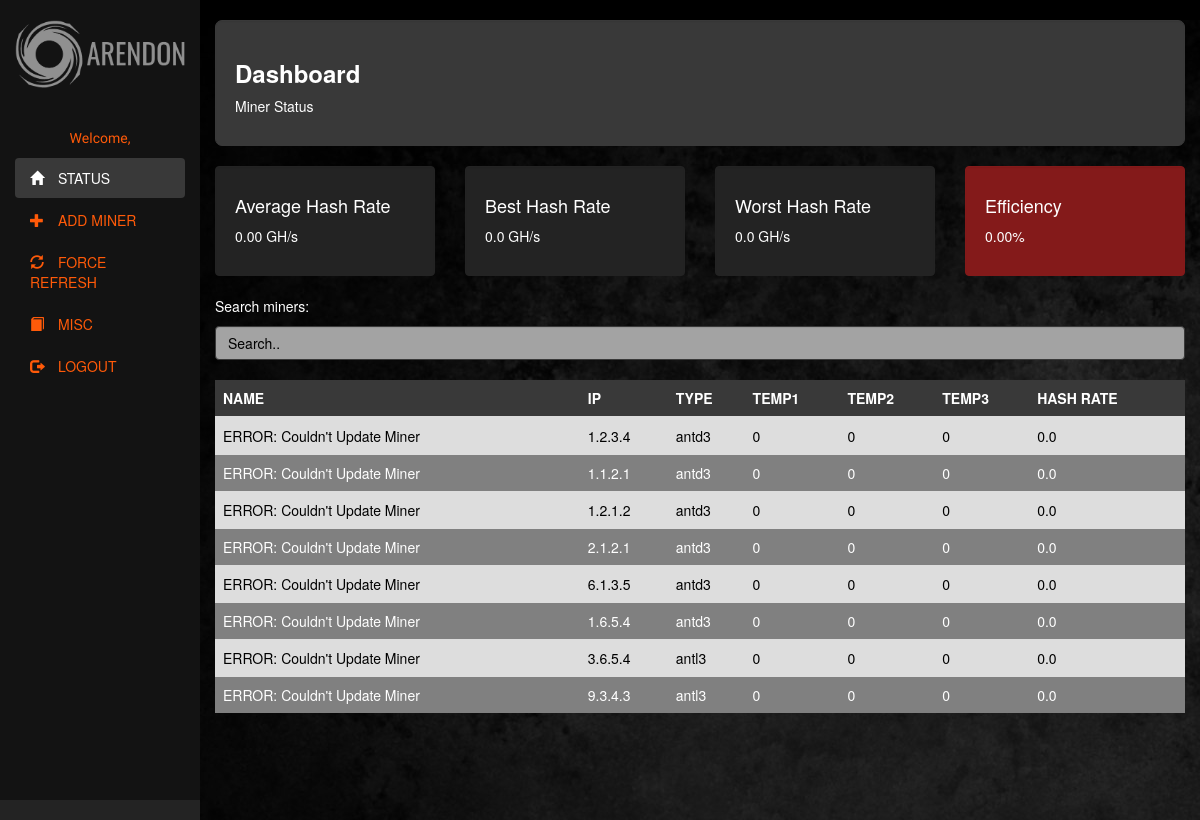
Before: / (signed in) with the older database file.
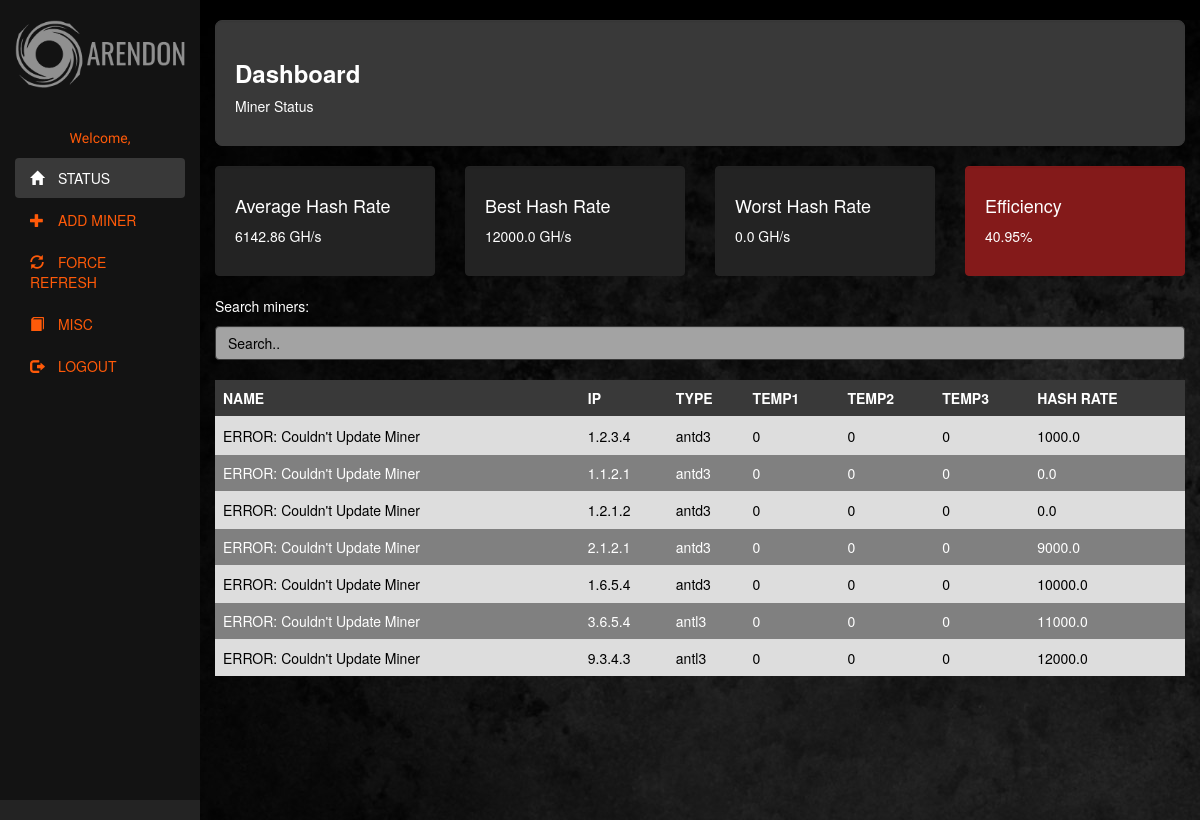
After: the same page with the newer database file.
### webapp/models.py (models this page shows)
class Miner(models.Model):
    miner_choices = (
    ('antd3','Antminer D3'),
    ('antl3', 'Antminer L3'),
)
    name = models.CharField(max_length=30)
    ip = models.GenericIPAddressField()
    type = models.CharField(max_length=20, choices=miner_choices, default='antd3')
    username = models.CharField(max_length=20, default='root')
    password = models.CharField(max_length=20, default='root')
    sshpassword = models.CharField(max_length=20, default='admin')
    pool_one = models.CharField(max_length=100, default='')
    pool_one_worker = models.CharField(max_length=70, default='')
    pool_one_password = models.CharField(max_length=30, default='')
    pool_two = models.CharField(max_length=100, default='')
    pool_two_worker = models.CharField(max_length=70, default='')
    pool_two_password = models.CharField(max_length=30, default='')
    pool_three = models.CharField(max_length=100, default='')
    pool_three_worker = models.CharField(max_length=70, default='')
    pool_three_password = models.CharField(max_length=30, default='')
    hash_rate = models.FloatField()
    chain_1_temp = models.IntegerField(default=0)
    chain_2_temp = models.IntegerField(default=0)
    chain_3_temp = models.IntegerField(default=0)
    uptime = models.CharField(max_length=20, default='XX:XX')
    asic1 = models.CharField(max_length=70, default='NONE')
    asic2 = models.CharField(max_length=70, default='NONE')
    asic3 = models.CharField(max_length=70, default='NONE')
    bitmain_vil = models.CharField(max_length=10, default='true')
    bitmain_freq = models.CharField(max_length=10, default='0')
    has_error = models.BooleanField(default=True)
    def __unicode__(self):
        return self.name

### webapp/views.py (the view)
# urls.py: url(r'^$',views.index,name='index'),
@login_required(login_url='/login/')
def index(request):
	global HASH_BENCHMARK
	global deleted
	global added
	global pool_change
	global force_ref
        global restart_fail
        global restart
	template_dict = {}
	query_list = Miner.objects.all()
	print query_list
	sum = 0.0
	counter = 0.0
	average_hash = 0.0
	high_hash = 0.0
	low_hash = 10000000000000000000.0
	has_miners = False
	for miner in query_list:
		has_miners = True
		if miner.hash_rate > high_hash:
			high_hash = miner.hash_rate
		if miner.hash_rate < low_hash:
			low_hash = miner.hash_rate
		sum = sum + miner.hash_rate
		counter = counter + 1.0
	if counter != 0.0:
		average_hash = sum/counter
	if low_hash == 10000000000000000000.0:
		low_hash = 0.0
        average_hash = "{0:.2f}".format(average_hash)
	template_dict['eff'] = "{0:.2f}".format((float(average_hash)/HASH_BENCHMARK)*100)
	template_dict['object_list'] = query_list
	template_dict['miners'] = query_list
        template_dict['avg_hash'] = average_hash
        template_dict['min_hash'] = low_hash
        template_dict['max_hash'] = high_hash
	template_dict['user'] = request.user.get_short_name()
	template_dict['has_miners'] = has_miners
	template_dict['refresh_redirect'] = '/'
	efficiency = (float(average_hash)/HASH_BENCHMARK)*100
	if efficiency < 70.0:
		template_dict['slow_hash'] = True
	else:
		template_dict['slow_hash'] = False
	if deleted:
		template_dict['deleted'] = True
		deleted = False
	else:
	 	template_dict['deleted'] = False
        if restart:
            template_dict['restart'] = True
            restart = False
            if restart_fail:
                template_dict['restart_fail'] = True
                restart_fail = False
        else:
            template_dict['restart'] = False
	if added:
		template_dict['added'] = True
		added = False
	else:
	 	template_dict['added'] = False
	if pool_change:
		template_dict['pool_change'] = True
		pool_change = False
	else:
	 	template_dict['pool_change'] = False
	if force_ref:
		template_dict['force_ref'] = True
		force_ref = False
	else:
	 	template_dict['force_ref'] = False
	return render(request,'webapp/overview.html',template_dict)

### webapp/templates/webapp/overview.html (shortened to what this page needs)
<!DOCTYPE html>
<html lang="en">
<head>
  {% load static %}
  <link rel="stylesheet" href="https://maxcdn.bootstrapcdn.com/bootstrap/3.3.7/css/bootstrap.min.css">
  <link href="https://cdnjs.cloudflare.com/ajax/libs/sweetalert/1.1.3/sweetalert.css" rel="stylesheet" />
      <div class="container-fluid">
          <div class="row content darktop">
            <div id="sidebar1" class="col-sm-2 sidenav hidden-xs" style="height:100vh">
              <br>
              <img src="/static/webapp/darkgrey.png" width="100%">
              <br>
              <br>
              <br>
              <p id='welcome' style="text-align:center;font-family: Ubuntu; ">Welcome, {{user}}</p>
              <ul id="sidebar" class="nav nav-pills nav-stacked">
                <li class="active"><a class="or" href="/">
                  <span class="glyphicon glyphicon-home"></span> STATUS</a></li>
                <li><a class="or"  href="/minerform">
                  <span class="glyphicon glyphicon-plus"></span> ADD MINER</a></li>
                <li><a class="or"  id="force" href="/force_refresh">
                  <span class="glyphicon glyphicon-refresh"></span> FORCE REFRESH</a></li>
                <li><a class="or"  href="/copyright">
                  <span class="glyphicon glyphicon-book"></span> MISC</a></li>
                <li><a class="or"  href="/logout/?next=/thanks">
                  <span class="glyphicon glyphicon-log-out"></span> LOGOUT</a></li>
              </ul><br>
            </div>
          <br>
          {% for miner in object_list %}
                  </div>
                  {% endfor %}
</head>
<body id="body" style="background-color:#232323;">
    <div class="col-sm-10 dark" style="height:100vh;">
      <div id="dash" class="well"style="border: 1px solid #393939;border-radius:7px;background-color:#393939;">
        <h3 style="font-weight: bold;color: white;">Dashboard</h3>
        <p style="color: white">Miner Status</p>
      </div>
      <div class="row">
        <div class="col-sm-3">
          <div id="avg" class="well darknav">
            <h4>Average Hash Rate</h4>
            <p>{{avg_hash}} GH/s</p>
          </div>
        </div>
        <div class="col-sm-3">
          <div id="best" class="well darknav">
            <h4>Best Hash Rate</h4>
            <p>{{max_hash}} GH/s</p>
          </div>
        </div>
        <div class="col-sm-3">
          <div id="worst" class="well darknav">
            <h4>Worst Hash Rate</h4>
            <p>{{min_hash}} GH/s</p>
          </div>
        </div>
        <div class="col-sm-3">
          {% if slow_hash and has_miners%}
          <div class="well" style="color: white; background-color:#841a1a;border-color:#841a1a;">
            <h4>Efficiency</h4>
            <p>{{eff}}%</p>
          {% else %}
          <div class="well darknav">
            <h4>Efficiency</h4>
            <p>{{eff}}%</p>
          {% endif %}
          </div>
        </div>
      </div>
    {% if has_miners %}
    <p style="color:white;">Search miners:</p>
    <input class="form-control pool_dark" id="myInput" type="text" placeholder="Search.." >
      <br>
      <div id="miners" >
            <table id='table' class="table table-striped">
                    <thead style="color:white; background-color:#393939">
                    <tr>
                        <th scope="col">NAME</th>
                        <th scope="col">IP</th>
                        <th scope="col">TYPE</th>
                        <th scope="col">TEMP1</th>
                        <th scope="col">TEMP2</th>
                        <th scope="col">TEMP3</th>
                        <th scope="col">HASH RATE</th>
                    </tr>
                    </thead>
                    <tbody id="minertab">
                    {% for miner in object_list %}
                    <tr data-toggle="modal" data-target="#{{miner.id}}Modal">
                    {% if not miner.has_error %}
                    <td class="classify-bad">{{ miner.name }}</td>
                    <td class="classify-bad">{{ miner.ip }}</td>
                    <td class="classify-bad">{{ miner.type }}</td>
                    <td class="classify-bad">{{ miner.chain_1_temp }}</td>
                    <td class="classify-bad">{{ miner.chain_2_temp }}</td>
                    <td class="classify-bad">{{ miner.chain_3_temp }}</td>
                    <td class="classify-bad">{{ miner.hash_rate }}</td>
                    {% else %}
                    <td>{{ miner.name }}</td>
                    <td>{{ miner.ip }}</td>
                    <td>{{ miner.type }}</td>
                    <td>{{ miner.chain_1_temp }}</td>
                    <td>{{ miner.chain_2_temp }}</td>
                    <td>{{ miner.chain_3_temp }}</td>
                    <td>{{ miner.hash_rate }}</td>
                    {% endif %}
                    </tr>
                    {% endfor %}
                    </tbody>
                </table>
      </div>
          </div>
          <br>
          <br>
{% endif %}
</body>
</html>

### webapp/templates/webapp/overview.html (style rules this page uses)
.pool_dark { background-color:#a3a3a3; color: black; border-color:#393939; font-weight:normal; overflow:scroll; }
.darknav { background-color:#232323; border-color:#232323; color:white; }
.row.content { height: 550px }
.dark { background-image: url('/static/webapp/dark.jpg'); }
.darktop { background-color:black; }
.glyphicon { margin-right: 10px; }
.sidenav { background-color: #131313; border-color: #131313; color:#ff5a09; height: 100%; }
.or { color:#ff5a09; }
.table-striped > tbody > tr:nth-child(odd) > td, .table-striped > tbody > tr:nth-child(odd) > th > classify-bad { background-color: #dddddd; color:black; }
.table-striped > tbody > tr:nth-child(even) > td, .table-striped > tbody > tr:nth-child(even) > th > classify-bad { background-color: grey; color:white; }
::placeholder { color: black; opacity: 1; }
.active a { background-color: #393939 !important; }

Changed rows visible on the page:
removed Miner: name "ERROR: Couldn't Update Miner", ip "6.1.3.5", type "antd3", chain_1_temp "0", chain_2_temp "0", chain_3_temp "0", hash_rate "0.0"
changed Miner (number 1 of 7 on the later page): hash_rate (not shown) → "12000.0"; hash_rate "0.0" → "12000.0"
changed Miner (number 3 of 7 on the later page): hash_rate "0.0" → "1000.0"
changed Miner (number 5 of 7 on the later page): hash_rate "0.0" → "9000.0"
changed Miner (number 6 of 7 on the later page): hash_rate "0.0" → "10000.0"
changed Miner (number 7 of 7 on the later page): hash_rate "0.0" → "11000.0"
Other visible differences:
{{ avg_hash }}: "0.00" → "6142.86"
{{ eff }}: "0.00" → "40.95"
{{ max_hash }}: "0.0" → (not shown)
